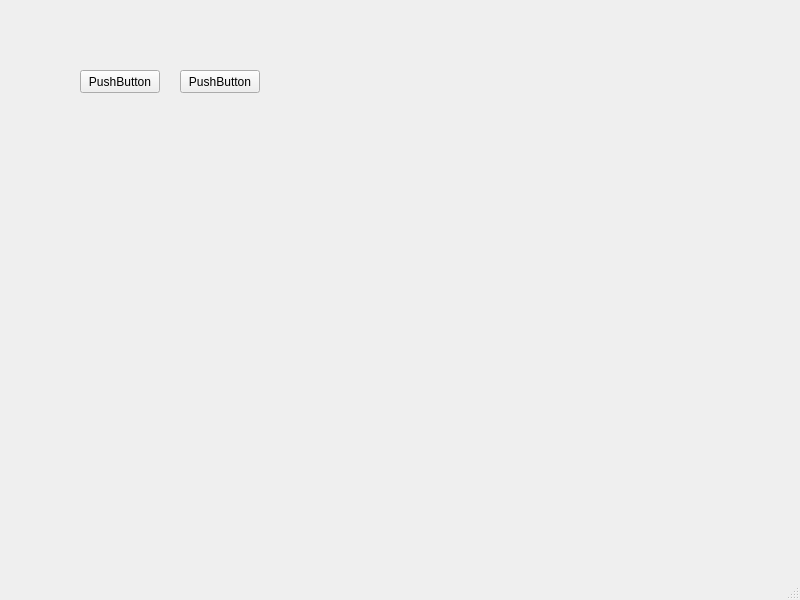
<?xml version="1.0" encoding="UTF-8"?>
<ui version="4.0">
 <class>MainWindow</class>
 <widget class="QMainWindow" name="MainWindow">
  <property name="geometry">
   <rect>
    <x>0</x>
    <y>0</y>
    <width>800</width>
    <height>600</height>
   </rect>
  </property>
  <property name="windowTitle">
   <string>MainWindow</string>
  </property>
  <widget class="QWidget" name="centralwidget">
   <widget class="QPushButton" name="pushButton">
    <property name="geometry">
     <rect>
      <x>80</x>
      <y>70</y>
      <width>80</width>
      <height>23</height>
     </rect>
    </property>
    <property name="text">
     <string>PushButton</string>
    </property>
   </widget>
   <widget class="QPushButton" name="pushButton_2">
    <property name="geometry">
     <rect>
      <x>180</x>
      <y>70</y>
      <width>80</width>
      <height>23</height>
     </rect>
    </property>
    <property name="text">
     <string>PushButton</string>
    </property>
   </widget>
  </widget>
  <widget class="QMenuBar" name="menubar">
   <property name="geometry">
    <rect>
     <x>0</x>
     <y>0</y>
     <width>800</width>
     <height>20</height>
    </rect>
   </property>
  </widget>
  <widget class="QStatusBar" name="statusbar"/>
 </widget>
 <resources/>
 <connections/>
</ui>
